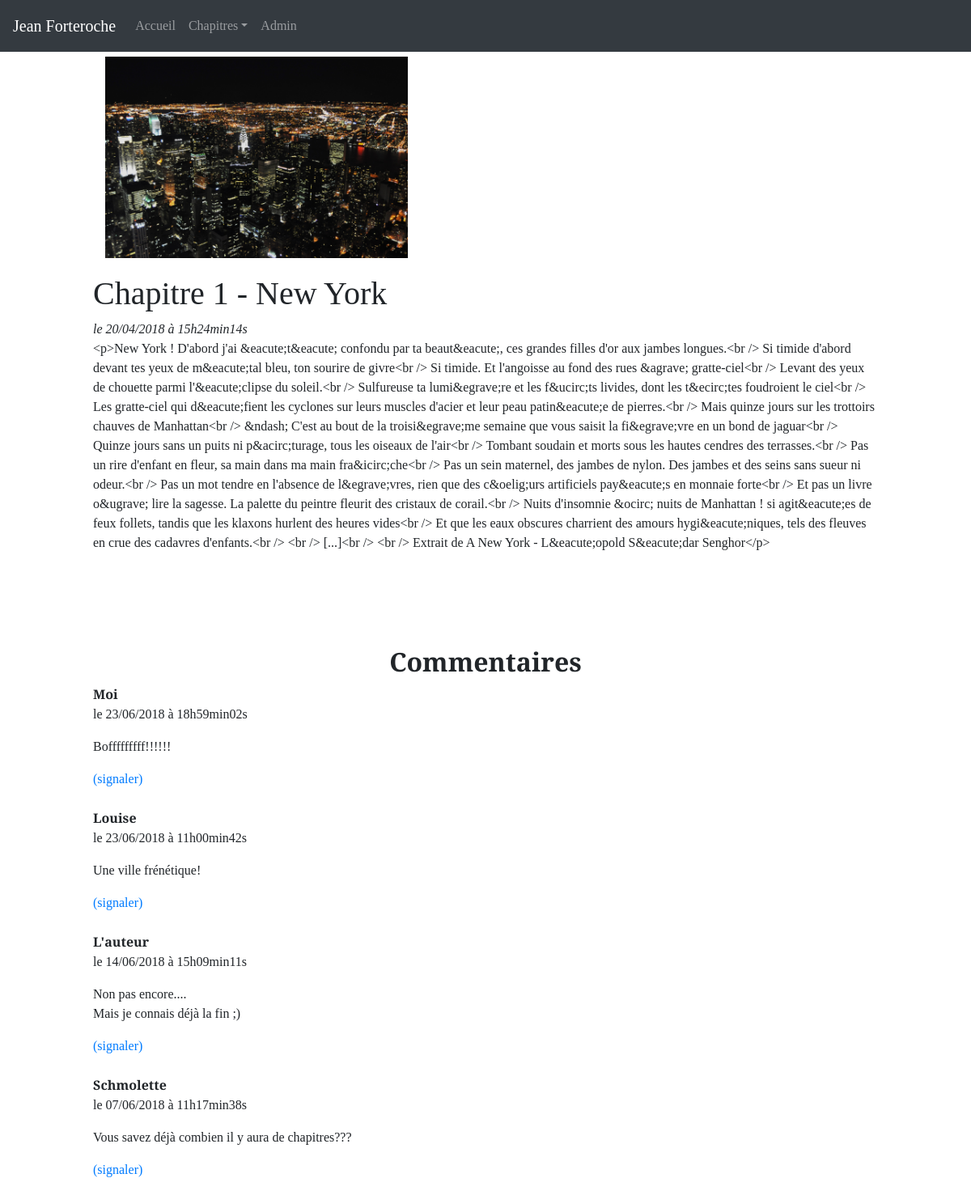
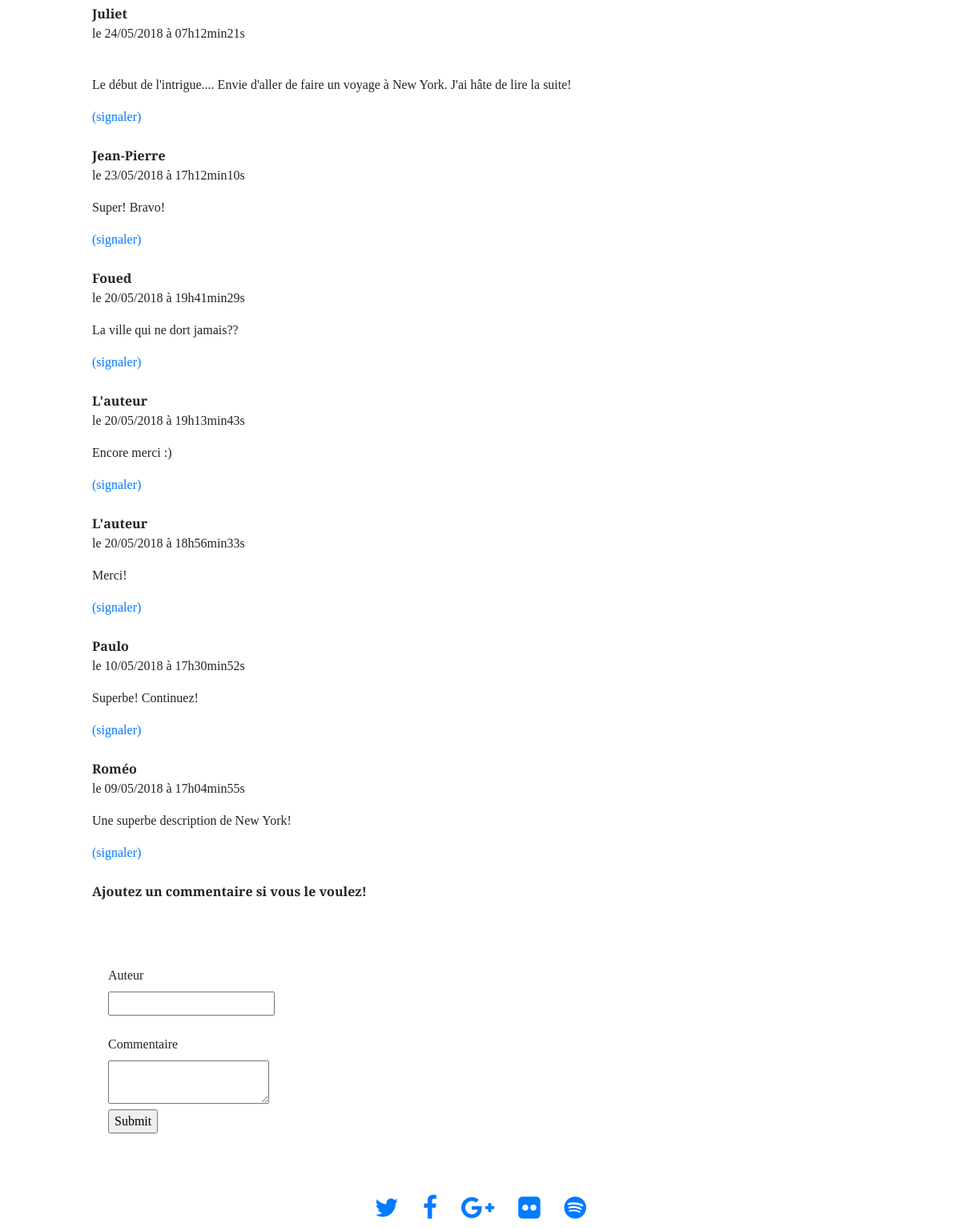
The page /index.php?action=chapter&id=1 on the database its author committed (2 pictures, top to bottom).
### tables this page shows
CREATE TABLE IF NOT EXISTS `chapters` (
  `id` int(11) NOT NULL AUTO_INCREMENT,
  `title` varchar(255) DEFAULT NULL,
  `content` text,
  `creation_date` datetime NOT NULL,
  PRIMARY KEY (`id`)
);

CREATE TABLE IF NOT EXISTS `comments` (
  `id` int(11) NOT NULL AUTO_INCREMENT,
  `chapter_id` int(11) NOT NULL,
  `author` varchar(255) NOT NULL,
  `comment` text NOT NULL,
  `comment_date` datetime NOT NULL,
  `signal_comment` tinyint(1) DEFAULT NULL,
  PRIMARY KEY (`id`)
);

### controller/frontend.php (called while the page is built, shortened)
<?php
require_once 'model/ChapterManager.php';
require_once 'model/CommentManager.php';
function chapter()
{
    $chapterManager = new \Alaska\Blog\Model\ChapterManager();
    $commentManager = new \Alaska\Blog\Model\CommentManager();
    $chapter = $chapterManager->getChapter($_GET['id']);
    $comments = $commentManager->getComments($_GET['id']);
    include 'view/frontend/chapterView.php';
}

### model/ChapterManager.php (called while the page is built, shortened)
<?php
class ChapterManager extends Manager
{
    public function getChapter($chapterId, $signaled = false)
    {
        $db = $this->dbConnect();
        $req = $db->prepare('SELECT id, title, content, DATE_FORMAT(creation_date, \'%d/%m/%Y à %Hh%imin%ss\') AS creation_date_fr FROM chapters WHERE id = ?');
        $req->execute(array($chapterId));
        $chapter = $req->fetch();
        return $chapter;
    }
}

### model/CommentManager.php (called while the page is built, shortened)
<?php
class CommentManager extends Manager
{
    public function getComments($chapterId)
    {
        $db = $this->dbConnect();
        $comments = $db->prepare('SELECT id, author, comment, DATE_FORMAT(comment_date, \'%d/%m/%Y à %Hh%imin%ss\') AS comment_date_fr FROM comments WHERE chapter_id = ? ORDER BY comment_date DESC');
        $comments->execute(array($chapterId));
        return $comments;
    }
}

### view/frontend/chapterView.php (the view, shortened to what this page needs)
<div class="container">
    <div class="jumbotron jumbotron-fluid">
        <img class="col-sm-12 col-md-5" src="../../img/newYork.jpg" alt="new york">
        <h1><?= htmlspecialchars($chapter['title']) ?></h1><em> le <?= $chapter['creation_date_fr'] ?></em>
        <br>
        <p><?= nl2br(htmlspecialchars($chapter['content'])) ?></p>
    </div>
    <div class="jumbotron jumbotron-fluid">
        <h2><strong>Commentaires</strong></h2>
        <?php
         while ($comment = $comments->fetch())
        {
        ?>
        <p><strong><?= htmlspecialchars($comment['author']) ?><br></strong>le <?= $comment['comment_date_fr'] ?></p>
        <p><?= nl2br(htmlspecialchars($comment['comment'])) ?></p>
        <a href="index.php?action=signalComment&amp;id=<?= $comment['id']; ?>&amp;chapterId=<?= $_GET['id']; ?>"> (signaler)</a>
        <br><br>
        <?php
        }
        ?>
        <p><strong>Ajoutez un commentaire si vous le voulez!</strong></p>
            <form action="index.php?action=addComment&amp;id=<?= $chapter['id'] ?>" method="post">
                <div>
                    <label for="author">Auteur</label><br>
                    <input type="text" id="author" name="author">
                </div><br>
                <div>
                    <label for="comment">Commentaire</label><br>
                    <textarea id="comment" name="comment"></textarea>
                </div>
                <div>
                    <input type="submit" />
                </div>
            </form>
    </div>
</div>
<?php require 'template.php'; ?>

### public/css/style.css (style rules this page uses)
body { font-family: 'Bitter', serif; position: relative; background: url('../../public/img/fond.jpg') no-repeat center center fixed; -webkit-background-size: cover; -moz-background-size: cover; background-size: cover; -o-background-size: cover; }
h2, h3 { text-align: center; }
img { width: 100%; }
form { margin-top: 80px; margin-left: 20px; }
.jumbotron { padding: 30px; margin: 40px; background: rgba(255, 255, 255, 0.5); }
.jumbotron img { padding-bottom: 20px; }

### rows shown on the page
chapters: title "Chapitre 1 - New York", content "<p>New York ! D'abord j'ai &eacute;t&eacute; confondu par ta beaut&eacute;, ces grandes filles d'or aux jambes longues.<br /> Si timide d'abord devant tes yeux de m&eacute;tal bleu, ton sourire de givre<br /> Si timide. Et l'angoisse au fond des rues &agrave; gratte-ciel<br /> Levant des yeux de chouette parmi l'&eacute;clipse du soleil.<br /> Sulfureuse ta lumi&egrave;re et les f&ucirc;ts livides, dont les t&ecirc;tes foudroient le ciel<br /> Les gratte-ciel qui d&eacute;fient les cyclones sur leurs muscles d'acier et leur peau patin&eacute;e de pierres.<br /> Mais quinze jours sur les trottoirs chauves de Manhattan<br /> &ndash; C'est au bout de la troisi&egrave;me semaine que vous saisit…"
comments: author "Moi", comment_date_fr "23/06/2018 à 18h59min02s", comment "Bofffffffff!!!!!!"
comments: author "Louise", comment_date_fr "23/06/2018 à 11h00min42s", comment "Une ville frénétique!"
comments: author "L'auteur", comment_date_fr "14/06/2018 à 15h09min11s", comment "Non pas encore.... Mais je connais déjà la fin ;)"
comments: author "Schmolette", comment_date_fr "07/06/2018 à 11h17min38s", comment "Vous savez déjà combien il y aura de chapitres???"
comments: author "Juliet", comment_date_fr "24/05/2018 à 07h12min21s", comment "Le début de l'intrigue.... Envie d'aller de faire un voyage à New York. J'ai hâte de lire la suite!"
comments: author "Jean-Pierre", comment_date_fr "23/05/2018 à 17h12min10s", comment "Super! Bravo!"
comments: author "Foued", comment_date_fr "20/05/2018 à 19h41min29s", comment "La ville qui ne dort jamais??"
comments: author "L'auteur", comment_date_fr "20/05/2018 à 19h13min43s", comment "Encore merci :)"
comments: author "L'auteur", comment_date_fr "20/05/2018 à 18h56min33s", comment "Merci!"
comments: author "Paulo", comment_date_fr "10/05/2018 à 17h30min52s", comment "Superbe! Continuez!"
comments: author "Roméo", comment_date_fr "09/05/2018 à 17h04min55s", comment "Une superbe description de New York!"

### other values the page prints
$chapter['creation_date_fr'] "20/04/2018 à 15h24min14s"
